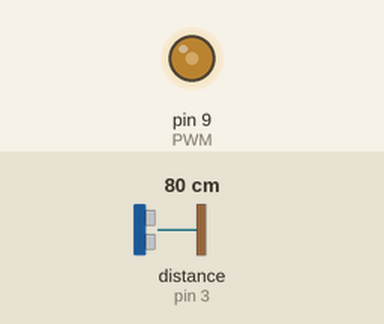
A sketch run on a simulated Arduino Uno, built with avr-gcc and run on an emulated ATmega328P. Parts: output pins drawn as LEDs (lit = HIGH). Wiring (inferred from the names in the program): ultrasonic range finder: trigger pin 2; echo pin 3. The inputs (shaded band) are chosen by the test bench; at power-on: distance to the obstacle (sensor on pin 3) 80 cm. The echo pulse lasts 58.3 µs per cm; pins used as bus, display or sensor lines are not drawn.

Above: at 1.25 s.
1.3 s: distance to the obstacle (sensor on pin 3) set to 2 cm
4.3 s: distance to the obstacle (sensor on pin 3) set to 250 cm
At 5.9 s:
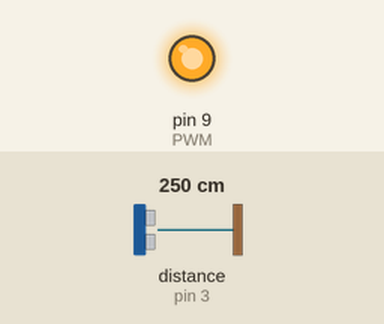
6.2 s: distance to the obstacle (sensor on pin 3) set to 18 cm
At 6.55 s:
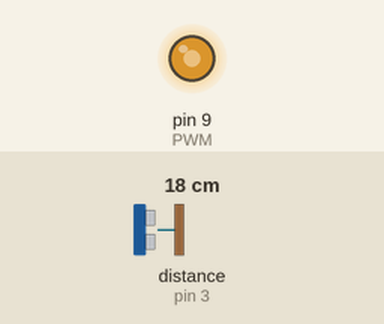
At 10.1 s:
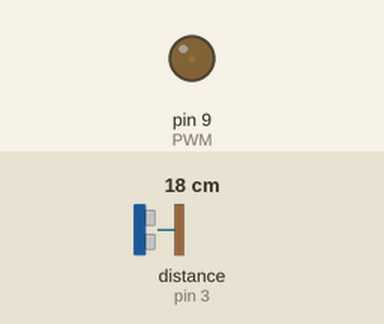
Timing chart, 0 to 11.6 s (numbered marks = the images above; inputs shaded):
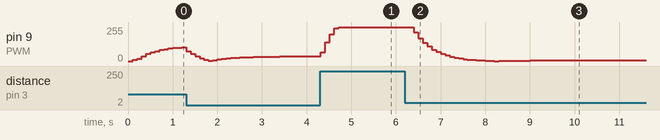

The sketch:

regulator.ino
```cpp
#define TRIG 2
#define ECHO 3
#define prawo 4
#define lewo 5
#define P 10             //wzmocnienie
#define I 5               //czas zdwojenia
#define D 1             //czas wyprzedzenia
#define PWM 9
//deklaracja zmiennych globalnych
unsigned long poprzedniczas,aktualnyczas;
float odleglosc,poprz_odl,zad_odl,uchyb,poprz_uchyb,calka;
int sygnal;

void setup() {
  // ustawianie wyjsc w odpowiernich trybach
 pinMode(TRIG,OUTPUT);
 pinMode(ECHO,INPUT);
 pinMode(PWM,OUTPUT);
 //rozpoczęcie odliczania czasu
 poprzedniczas=millis();
 //ustawienie zadanej odleglosci
 zad_odl=20.0;
}

void loop() {
  aktualnyczas=millis();                              //ustawienie aktualnego czasu
  if(aktualnyczas-poprzedniczas>=100){  //konstrukcja millis do zapewnienia stałego czasu próbkowania Tp=100ms
    poprzedniczas=aktualnyczas;

    //program regulatora;
    odleglosc=4*odleglosc/5+(pomiar()/5); //odleglosc jako srednia rekurencyjna wskazań z ostatnich 0.5s
    poprz_uchyb=uchyb;
    uchyb=zad_odl-odleglosc;                     //obliczenie uchybu
    sygnal=regulator(uchyb);                      //obliczenie sygnalu sterujacego
    analogWrite(PWM,abs(sygnal));                    //ustawienie prędkosci
    if(sygnal>40) {                                         //ustawienie kierunku obrotow #deadzone
      digitalWrite(prawo,HIGH);
      digitalWrite(lewo,LOW);
    }
    else if(sygnal<-40){
      digitalWrite(lewo,HIGH);
      digitalWrite(prawo,LOW);
    }
    else {
      digitalWrite(prawo,LOW);
      digitalWrite(lewo,LOW);
    }

    //koniec programu regulatora;
  }
}

float pomiar(){
  unsigned long czas;
  digitalWrite(TRIG,HIGH);
  delayMicroseconds(10);
  digitalWrite(TRIG,LOW);
  czas = pulseIn(ECHO,HIGH);
  return czas/58.00;
}

int regulator(float uchyb) {
  //wartosc od 0-255 uwzglednic saturacje
  //P
  float prop=uchyb*P/10;
  //anti-windup
  if(sygnal=255){
    calka=calka;
  }else{
    calka=calka+uchyb;
  }
  //I
  float integ=calka*I/10;
  //D
  float derr=uchyb-poprz_uchyb*D/10;
  //Saturacja
  float suma=prop+integ+derr;
  if(suma>255){
    suma=255;
  }else if(suma<-255){
    suma=-255;
  }
return round(suma);
}
```

Measured:
- after the input at 4.3 s, pin 9 (PWM): moves from 35/255 to 255/255 over 0.40 s, starting at once
- after the input at 6.2 s, pin 9 (PWM): 255/255 → 217/255 after 0.20 s, → 172/255 0.10 s later, → 137/255 0.10 s later, → 109/255 0.10 s later, … (23 changes in this stretch)
